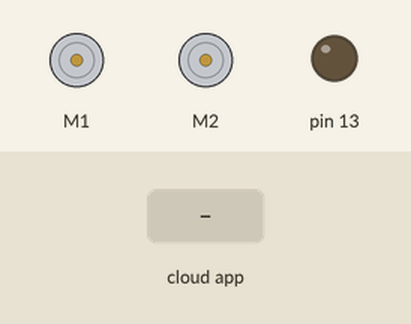
This sketch was run on a simulated Arduino Uno, built with avr-gcc and run on an emulated ATmega328P. Parts: 2 × DC motor (green arrow = forward, orange = backward, longer = faster), output pins drawn as LEDs (lit = HIGH). The inputs (shaded band) are chosen by the test bench. The ROS host is connected and sends only what is stated.

Above: at 1.2 s.
1.3 s: the phone or cloud app sets linear.x to -100
At 1.6 s:
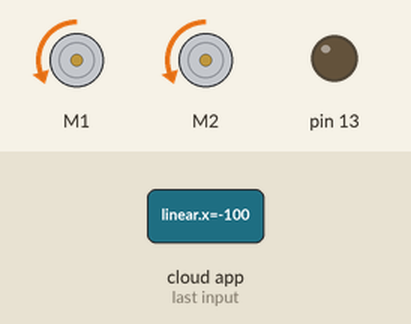
2.8 s: the phone or cloud app sets linear.x to 0
At 3.9 s:
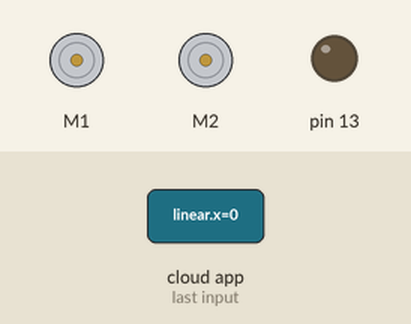
4.3 s: the phone or cloud app sets linear.x to 100
At 5.1 s:
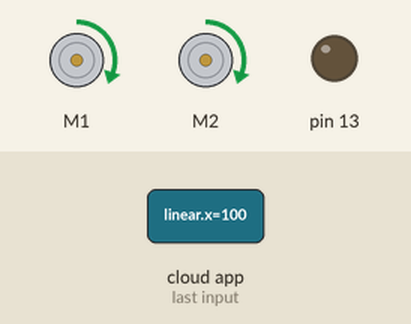
Timing chart, 0 to 7.3 s (numbered marks = the images above; inputs shaded):
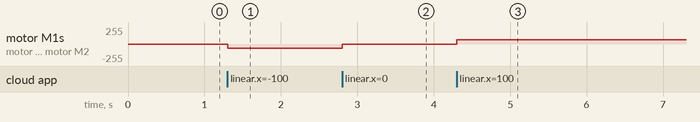

Measured:
- after the input at 1.3 s, motor M1, motor M2: stopped → backward 63/255 at once
- after the input at 2.8 s, motor M1, motor M2: backward 63/255 → stopped at once
- after the input at 4.3 s, motor M1, motor M2: stopped → forward 63/255 at once

The sketch:

RobotDrive1.ino
```cpp
 /* rosserial Servo Control Example
 *
 * This sketch demonstrates the control of hobby R/C servos
 * using ROS and the arduiono
 *
 * For the full tutorial write up, visit
 * www.ros.org/wiki/rosserial_arduino_demos
 *
 * For more information on the Arduino Servo Library
 * Checkout :
 * http://www.arduino.cc/en/Reference/Servo
 */

#if (ARDUINO >= 100)
 #include <Arduino.h>
#else
 #include <WProgram.h>
#endif

#include <ros.h>
#include <geometry_msgs/Twist.h>
#include "DualVNH5019MotorShield.h"


DualVNH5019MotorShield md;

ros::NodeHandle  nh;


void motor_cb( const geometry_msgs::Twist& twist){


  int M1Speed = 100*twist.linear.x;
  int M2Speed = 100*twist.linear.x;

  int steering_angle= twist.angular.z;

  if (steering_angle > 1) {
      M1Speed = -M1Speed;
  }
  else if (steering_angle < -1) {
      M2Speed = -M2Speed;
  }
  else if ((steering_angle > -1) && (steering_angle < 1)) {
      M1Speed = M1Speed;
      M2Speed = M2Speed;
  }


    md.setM1Speed(M1Speed);
    md.setM2Speed(M2Speed);

}


ros::Subscriber<geometry_msgs::Twist> sub("cmd_vel", motor_cb);

void setup(){
  pinMode(13, OUTPUT);
  md.init();
  nh.initNode();
  nh.subscribe(sub);
  delay(1);

}

void loop(){

 nh.spinOnce();

  delay(1);
}
```
